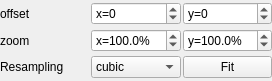
<?xml version="1.0" encoding="UTF-8"?>
<ui version="4.0">
    <class>Transform</class>
    <widget class="QWidget" name="Transform">
        <property name="geometry">
            <rect>
                <x>0</x>
                <y>0</y>
                <width>272</width>
                <height>81</height>
            </rect>
        </property>
        <property name="windowTitle">
            <string>Transform</string>
        </property>
        <layout class="QGridLayout" name="gridLayout">
            <property name="leftMargin">
                <number>0</number>
            </property>
            <property name="topMargin">
                <number>0</number>
            </property>
            <property name="rightMargin">
                <number>0</number>
            </property>
            <property name="bottomMargin">
                <number>0</number>
            </property>
            <property name="spacing">
                <number>2</number>
            </property>
            <item row="0" column="0">
                <widget class="QLabel" name="xLabel">
                    <property name="text">
                        <string>offset</string>
                    </property>
                </widget>
            </item>
            <item row="0" column="1">
                <widget class="QSpinBox" name="xSpinBox">
                    <property name="prefix">
                        <string>x=</string>
                    </property>
                    <property name="minimum">
                        <number>-1000</number>
                    </property>
                    <property name="maximum">
                        <number>1000</number>
                    </property>
                </widget>
            </item>
            <item row="0" column="2">
                <widget class="QSpinBox" name="ySpinBox">
                    <property name="prefix">
                        <string>y=</string>
                    </property>
                    <property name="minimum">
                        <number>-1000</number>
                    </property>
                    <property name="maximum">
                        <number>1000</number>
                    </property>
                </widget>
            </item>
            <item row="1" column="0">
                <widget class="QLabel" name="wLabel">
                    <property name="text">
                        <string>zoom</string>
                    </property>
                </widget>
            </item>
            <item row="1" column="1">
                <widget class="QDoubleSpinBox" name="wSpinBox">
                    <property name="prefix">
                        <string>x=</string>
                    </property>
                    <property name="suffix">
                        <string>%</string>
                    </property>
                    <property name="decimals">
                        <number>1</number>
                    </property>
                    <property name="minimum">
                        <double>1.000000000000000</double>
                    </property>
                    <property name="maximum">
                        <double>200.000000000000000</double>
                    </property>
                    <property name="singleStep">
                        <double>10.000000000000000</double>
                    </property>
                    <property name="value">
                        <double>100.000000000000000</double>
                    </property>
                </widget>
            </item>
            <item row="1" column="2">
                <widget class="QDoubleSpinBox" name="hSpinBox">
                    <property name="prefix">
                        <string>y=</string>
                    </property>
                    <property name="suffix">
                        <string>%</string>
                    </property>
                    <property name="decimals">
                        <number>1</number>
                    </property>
                    <property name="minimum">
                        <double>1.000000000000000</double>
                    </property>
                    <property name="maximum">
                        <double>200.000000000000000</double>
                    </property>
                    <property name="singleStep">
                        <double>10.000000000000000</double>
                    </property>
                    <property name="value">
                        <double>100.000000000000000</double>
                    </property>
                </widget>
            </item>
            <item row="2" column="0">
                <widget class="QLabel" name="resamplingLabel">
                    <property name="text">
                        <string>Resampling</string>
                    </property>
                </widget>
            </item>
            <item row="2" column="1">
                <widget class="QComboBox" name="resamplingCombo">
                    <item>
                        <property name="text">
                            <string>cubic</string>
                        </property>
                    </item>
                    <item>
                        <property name="text">
                            <string>bilinear</string>
                        </property>
                    </item>
                    <item>
                        <property name="text">
                            <string>nearest</string>
                        </property>
                    </item>
                </widget>
            </item>
            <item row="2" column="2">
                <widget class="QPushButton" name="fitButton">
                    <property name="text">
                        <string>Fit</string>
                    </property>
                </widget>
            </item>
        </layout>
    </widget>
    <resources/>
    <connections/>
</ui>
